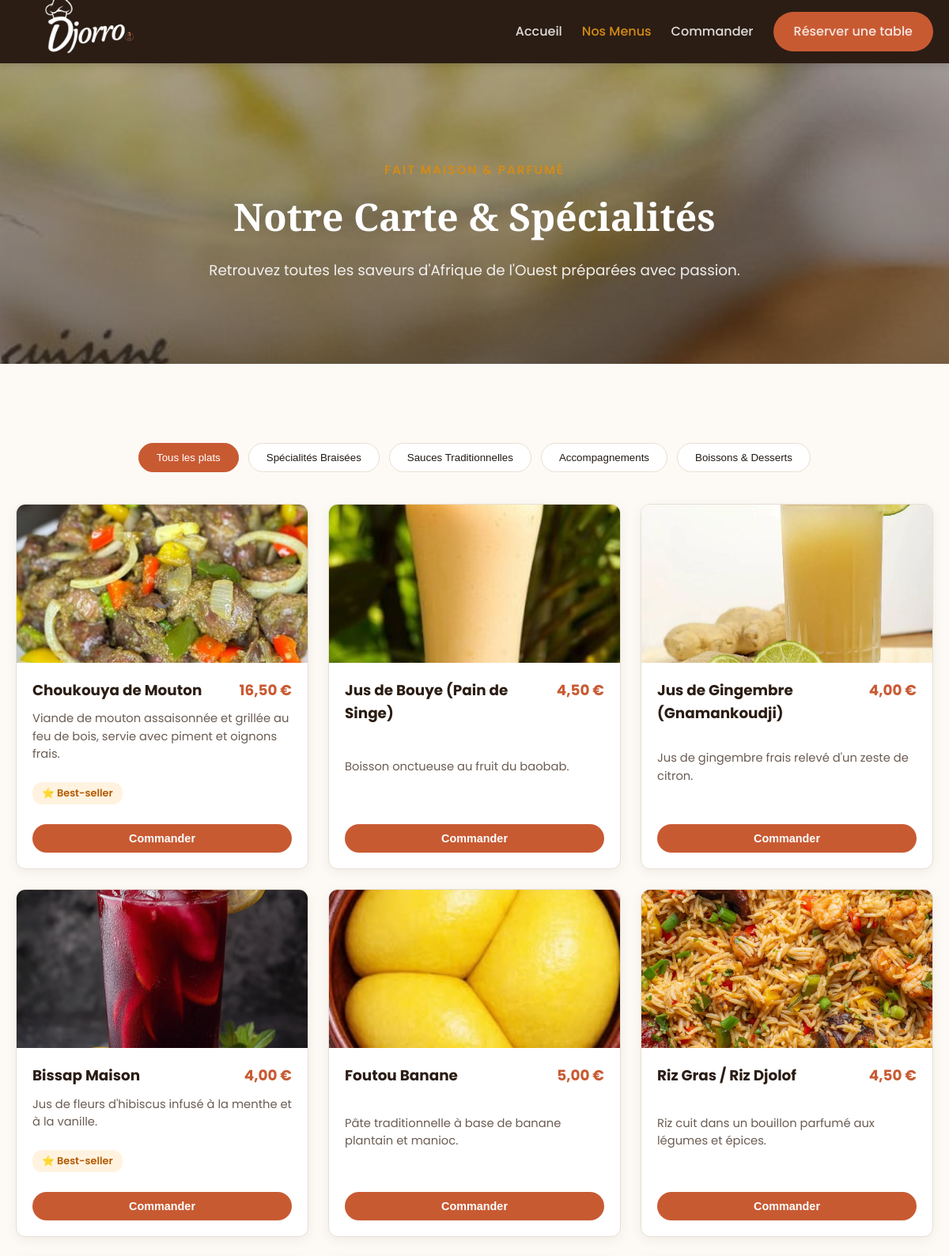
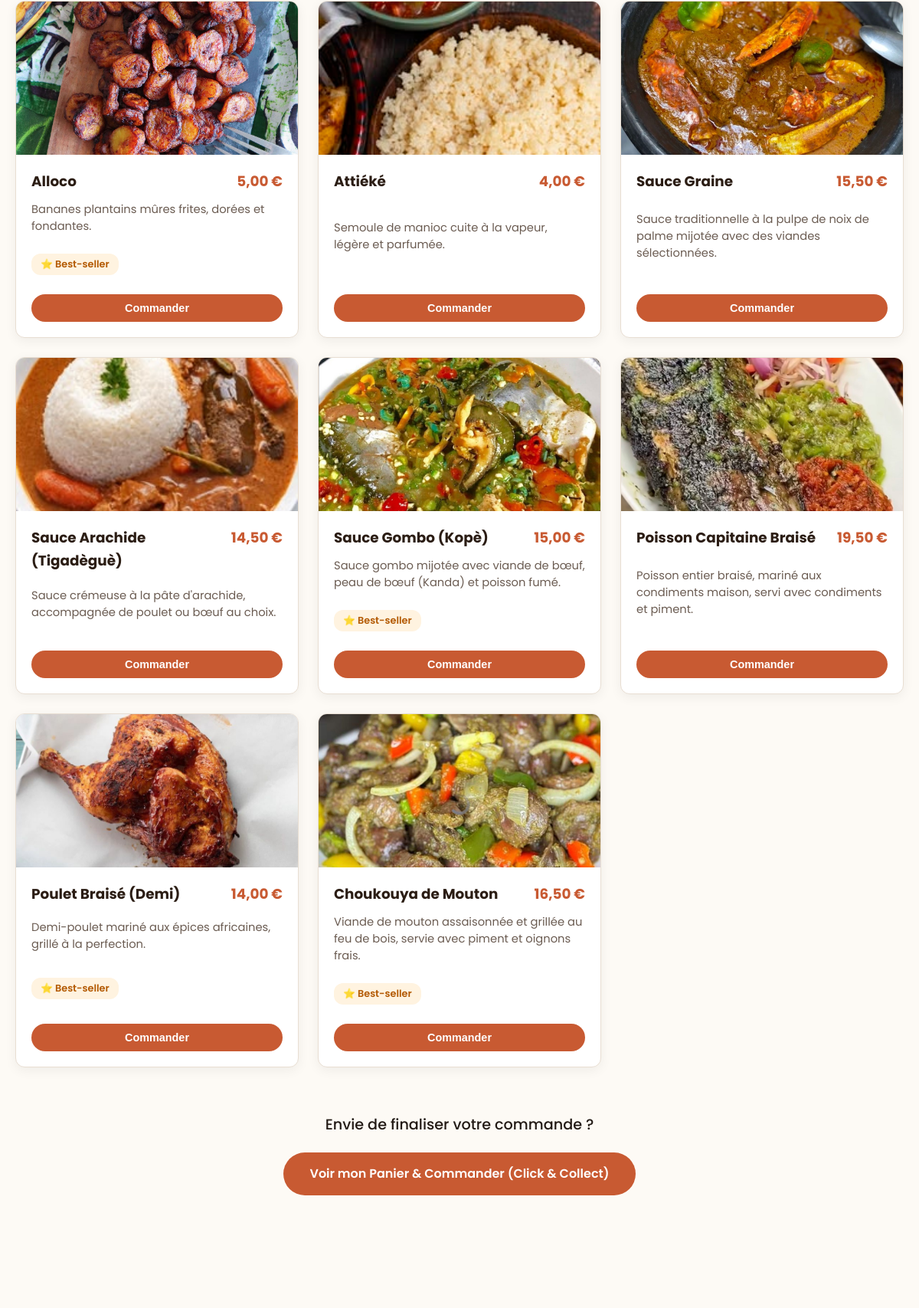
Page /menu.php (upper part) on the committed database (2 pictures, top to bottom).
### tables this page shows
CREATE TABLE IF NOT EXISTS `categories` (
  `id` int(11) NOT NULL AUTO_INCREMENT,
  `nom` varchar(100) NOT NULL,
  `slug` varchar(100) NOT NULL,
  PRIMARY KEY (`id`)
);

CREATE TABLE IF NOT EXISTS `plats` (
  `id` int(11) NOT NULL AUTO_INCREMENT,
  `categorie_id` int(11) NOT NULL,
  `nom` varchar(150) NOT NULL,
  `description` text,
  `image` varchar(255) DEFAULT 'default.jpg',
  `prix` decimal(6,2) NOT NULL,
  `disponible` tinyint(1) DEFAULT '1',
  `populaire` tinyint(1) DEFAULT '0',
  PRIMARY KEY (`id`),
  KEY `categorie_id` (`categorie_id`)
);

### menu.php (the view, shortened to what this page needs)
<?php
require_once 'includes/db.php';
try {
    $stmt_cat = $pdo->query("SELECT * FROM categories ORDER BY id ASC");
    $categories = $stmt_cat->fetchAll();
    $stmt_plats = $pdo->query("
        SELECT p.*, c.slug as cat_slug
        FROM plats p
        JOIN categories c ON p.categorie_id = c.id
        WHERE p.disponible = 1
        ORDER BY p.id DESC
    ");
    $plats = $stmt_plats->fetchAll();
} catch (PDOException $e) {
    $erreur_db = "Erreur lors du chargement du menu : " . $e->getMessage();
}
?>
<!DOCTYPE html>
<html lang="fr">
<head>
    <link rel="stylesheet" href="css/style.css">
</head>
<body>
    <header class="navbar">
        <div class="container nav-container">
              <a href="index.php" class="logo">
    <img src="img/logo.png" alt="DJORRO Restaurant" style="max-height: 200px; width: auto; display: block;">
</a>
            <nav class="nav-links" id="navLinks">
    <a href="index.php">Accueil</a>
    <a href="menu.php" class="active">Nos Menus</a>
    <a href="commande.php" style="position: relative;">
        Commander <span id="cartCount" style="display: none; background: var(--terracotta); color: white; padding: 2px 7px; border-radius: 50%; font-size: 0.75rem; margin-left: 5px; font-weight: 700;">0</span>
    </a>
    <a href="reservation.php" class="btn-primary">Réserver une table</a>
</nav>
        </div>
    </header>
    <section class="menu-hero" style="background: linear-gradient(to bottom, rgba(43, 29, 20, 0.35), rgba(43, 29, 20, 0.55)), url('img/plats/grillade.jpg') center/cover no-repeat fixed;">
        <div class="menu-hero-content text-center">
            <span class="sub-title" style="color: var(--gold);">Fait maison & Parfumé</span>
            <h1>Notre Carte & Spécialités</h1>
            <p>Retrouvez toutes les saveurs d'Afrique de l'Ouest préparées avec passion.</p>
        </div>
    </section>
    <section class="section-padding">
        <div class="container">
            <?php if (isset($erreur_db)): ?>
                <div class="alert alert-danger" style="padding: 15px; background: #f8d7da; color: #721c24; border-radius: 8px; text-align: center;">
                    <?php echo $erreur_db; ?>
                </div>
            <?php else: ?>
                <div class="filter-container text-center" style="margin-bottom: 40px;">
                    <button class="filter-btn active" data-filter="all">Tous les plats</button>
                    <?php foreach ($categories as $cat): ?>
                        <button class="filter-btn" data-filter="<?php echo htmlspecialchars($cat['slug']); ?>">
                            <?php echo htmlspecialchars($cat['nom']); ?>
                        </button>
                    <?php endforeach; ?>
                </div>
                <div class="menu-grid" id="menuGrid">
                    <?php if (empty($plats)): ?>
                        <p class="text-center" style="grid-column: 1 / -1; color: var(--text-muted); font-size: 1.1rem; padding: 40px 0;">
                            Aucun plat n'est disponible pour le moment.
                        </p>
                    <?php else: ?>
                        <?php foreach ($plats as $plat): ?>
                            <?php
                                $nom_image = !empty($plat['image']) ? $plat['image'] : 'default.jpg';
                                $chemin_image = 'img/plats/' . $nom_image;
                            ?>
                            <article class="menu-card" data-category="<?php echo htmlspecialchars($plat['cat_slug']); ?>">
                                <div class="menu-card-img">
                                    <img src="<?php echo htmlspecialchars($chemin_image); ?>"
                                         alt="<?php echo htmlspecialchars($plat['nom']); ?>"
                                         loading="lazy"
                                         onerror="this.onerror=null; this.src='img/plats/default.jpg';">
                                </div>
                                <div class="menu-card-body">
                                    <div class="menu-header">
                                        <h3><?php echo htmlspecialchars($plat['nom']); ?></h3>
                                        <span class="price"><?php echo number_format($plat['prix'], 2, ',', ' '); ?> €</span>
                                    </div>
                                    <p class="description">
                                        <?php echo htmlspecialchars($plat['description']); ?>
                                    </p>
                                    <?php if (!empty($plat['populaire']) && $plat['populaire'] == 1): ?>
                                        <div style="margin-top: 10px; margin-bottom: 10px;">
                                            <span class="badge-populaire">⭐ Best-seller</span>
                                        </div>
                                    <?php endif; ?>
<div style="margin-top: 15px;" class="plat-action-container"
     data-id="<?php echo $plat['id']; ?>"
     data-nom="<?php echo htmlspecialchars($plat['nom'], ENT_QUOTES); ?>"
     data-prix="<?php echo $plat['prix']; ?>">
</div>
                                </div>
                            </article>
                        <?php endforeach; ?>
                    <?php endif; ?>
                </div>
            <?php endif; ?>
            <div class="text-center" style="margin-top: 60px;">
                <p style="font-size: 1.2rem; margin-bottom: 20px; font-weight: 500;">
                    Envie de finaliser votre commande ?
                </p>
                <a href="commande.php" class="btn-primary" style="padding: 15px 35px; font-size: 1rem;">
                    Voir mon Panier & Commander (Click & Collect)
                </a>
            </div>
        </div>
    </section>
</body>
</html>

### css/style.css (style rules this page uses)
:root { --bg-main: #fdfaf5; --bg-card: #ffffff; --terracotta: #c85a32; --gold: #d48b16; --deep-wood: #2b1d14; --text-dark: #221a15; --text-muted: #6b5c52; --border-color: #e8ded2; --font-heading: 'Playfair Display', serif; --font-body: 'Poppins', sans-serif; --transition: all 0.3s ease-in-out; }
*, *::before, *::after { margin: 0; padding: 0; box-sizing: border-box; }
body { font-family: var(--font-body); color: var(--text-dark); background-color: var(--bg-main); line-height: 1.6; overflow-x: hidden; }
.container { width: 100%; max-width: 1200px; margin: 0 auto; padding: 0 20px; }
.text-center { text-align: center; }
.section-padding { padding: 70px 0; }
.sub-title { font-size: 0.95rem; font-weight: 600; text-transform: uppercase; letter-spacing: 2px; color: var(--gold); display: block; margin-bottom: 8px; }
.btn-primary { display: inline-block; background-color: var(--terracotta); color: #ffffff; padding: 12px 26px; border-radius: 30px; text-decoration: none; font-weight: 600; transition: var(--transition); border: none; cursor: pointer; }
.badge-populaire { display: inline-block; font-size: 0.8rem; font-weight: 600; color: #b35900; background: #fff3e0; padding: 4px 12px; border-radius: 12px; }
.navbar { background-color: var(--deep-wood); position: sticky; top: 0; z-index: 1000; box-shadow: 0 2px 10px rgba(0, 0, 0, 0.15); }
.nav-container { display: flex; justify-content: space-between; align-items: center; height: 80px; }
.logo { font-family: var(--font-heading); font-size: 2rem; font-weight: 800; color: #ffffff; text-decoration: none; }
.nav-links { display: flex; align-items: center; gap: 25px; }
.nav-links a { color: rgba(255, 255, 255, 0.85); text-decoration: none; font-weight: 500; transition: var(--transition); }
.nav-links a:hover, .nav-links a.active { color: var(--gold); }
.menu-hero { position: relative; width: 100%; min-height: 380px; display: flex; align-items: center; justify-content: center; background-size: cover; background-position: center; background-attachment: fixed; padding: 80px 20px 60px; margin-bottom: 30px; }
.menu-hero-content { position: relative; z-index: 2; max-width: 800px; color: #ffffff; text-align: center; }
.menu-hero-content h1 { font-family: var(--font-heading); font-size: 3rem; font-weight: 800; color: #ffffff; margin-bottom: 15px; }
.menu-hero-content p { font-size: 1.15rem; color: rgba(255, 255, 255, 0.9); }
.filter-container { display: flex; justify-content: center; flex-wrap: wrap; gap: 12px; margin-bottom: 40px; }
.filter-btn { background-color: var(--bg-card); border: 1px solid var(--border-color); color: var(--text-dark); padding: 10px 22px; border-radius: 25px; font-weight: 500; cursor: pointer; transition: var(--transition); }
.filter-btn:hover, .filter-btn.active { background-color: var(--terracotta); color: #ffffff; border-color: var(--terracotta); }
.menu-grid { display: grid; grid-template-columns: repeat(auto-fill, minmax(300px, 1fr)); gap: 25px; align-items: stretch; }
.menu-card { background: var(--bg-card); border-radius: 12px; overflow: hidden; box-shadow: 0 4px 15px rgba(0, 0, 0, 0.06); border: 1px solid var(--border-color); display: flex; flex-direction: column; transition: var(--transition); }
.menu-card-img { width: 100%; height: 200px; flex-shrink: 0; overflow: hidden; background-color: #f8f1e9; }
.menu-card-img img { width: 100%; height: 100%; object-fit: cover; display: block; }
.menu-card-body { padding: 20px; display: flex; flex-direction: column; justify-content: space-between; flex-grow: 1; }
.menu-header { display: flex; justify-content: space-between; align-items: flex-start; margin-bottom: 10px; gap: 12px; }
.menu-header h3 { font-size: 1.15rem; font-weight: 700; margin: 0; color: var(--deep-wood); }
.menu-header .price { font-size: 1.15rem; font-weight: 700; color: var(--terracotta); white-space: nowrap; }
.menu-card .description { font-size: 0.92rem; color: var(--text-muted); line-height: 1.5; margin: 0 0 15px 0; }

### rows in the picture
categories: nom "Spécialités Braisées"
categories: nom "Sauces Traditionnelles"
categories: nom "Accompagnements"
categories: nom "Boissons & Desserts"
plats: image (picture), nom "Choukouya de Mouton", prix "16,50", description "Viande de mouton assaisonnée et grillée au feu de bois, servie avec piment et oignons frais.", populaire "⭐ Best-seller"
plats: image (picture), nom "Jus de Bouye (Pain de Singe)", prix "4,50", description "Boisson onctueuse au fruit du baobab."
plats: image (picture), nom "Jus de Gingembre (Gnamankoudji)", prix "4,00", description "Jus de gingembre frais relevé d'un zeste de citron."
plats: image (picture), nom "Bissap Maison", prix "4,00", description "Jus de fleurs d'hibiscus infusé à la menthe et à la vanille.", populaire "⭐ Best-seller"
plats: image (picture), nom "Foutou Banane", prix "5,00", description "Pâte traditionnelle à base de banane plantain et manioc."
plats: image (picture), nom "Riz Gras / Riz Djolof", prix "4,50", description "Riz cuit dans un bouillon parfumé aux légumes et épices."
plats: image+nom (picture), nom "Alloco", prix "5,00", description "Bananes plantains mûres frites, dorées et fondantes.", populaire "⭐ Best-seller"
plats: image+nom (picture), nom "Attiéké", prix "4,00", description "Semoule de manioc cuite à la vapeur, légère et parfumée."
plats: image (picture), nom "Sauce Graine", prix "15,50", description "Sauce traditionnelle à la pulpe de noix de palme mijotée avec des viandes sélectionnées."
plats: image (picture), nom "Sauce Arachide (Tigadèguè)", prix "14,50", description "Sauce crémeuse à la pâte d'arachide, accompagnée de poulet ou bœuf au choix."
plats: image (picture), nom "Sauce Gombo (Kopè)", prix "15,00", description "Sauce gombo mijotée avec viande de bœuf, peau de bœuf (Kanda) et poisson fumé.", populaire "⭐ Best-seller"
plats: image (picture), nom "Poisson Capitaine Braisé", prix "19,50", description "Poisson entier braisé, mariné aux condiments maison, servi avec condiments et piment."
plats: image (picture), nom "Poulet Braisé (Demi)", prix "14,00", description "Demi-poulet mariné aux épices africaines, grillé à la perfection.", populaire "⭐ Best-seller"
plats: image (picture), nom "Choukouya de Mouton", prix "16,50", description "Viande de mouton assaisonnée et grillée au feu de bois, servie avec piment et oignons frais.", populaire "⭐ Best-seller"
